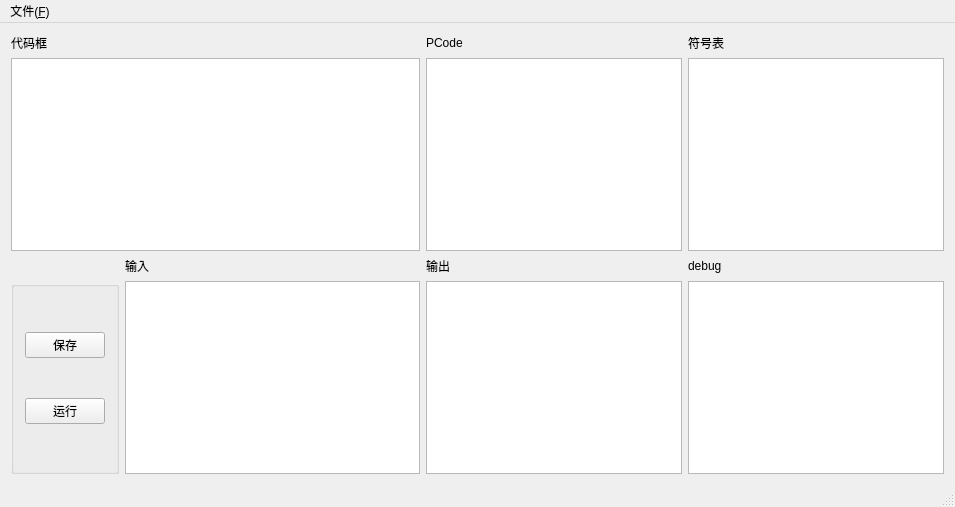
<?xml version="1.0" encoding="UTF-8"?>
<ui version="4.0">
 <class>MainWindow</class>
 <widget class="QMainWindow" name="MainWindow">
  <property name="geometry">
   <rect>
    <x>0</x>
    <y>0</y>
    <width>955</width>
    <height>507</height>
   </rect>
  </property>
  <property name="windowTitle">
   <string>MainWindow</string>
  </property>
  <widget class="QWidget" name="centralWidget">
   <layout class="QGridLayout" name="gridLayout_2">
    <item row="3" column="1">
     <widget class="QTextEdit" name="InputEdit"/>
    </item>
    <item row="0" column="5">
     <widget class="QLabel" name="label_4">
      <property name="text">
       <string>符号表</string>
      </property>
     </widget>
    </item>
    <item row="1" column="0" colspan="2">
     <widget class="QTextEdit" name="CxCode"/>
    </item>
    <item row="3" column="0">
     <widget class="QGroupBox" name="groupBox">
      <property name="title">
       <string/>
      </property>
      <layout class="QGridLayout" name="gridLayout">
       <item row="3" column="0" colspan="2">
        <widget class="QPushButton" name="SaveButton">
         <property name="text">
          <string>保存</string>
         </property>
        </widget>
       </item>
       <item row="6" column="0" colspan="2">
        <widget class="QPushButton" name="BuildButton">
         <property name="text">
          <string>运行</string>
         </property>
        </widget>
       </item>
      </layout>
     </widget>
    </item>
    <item row="3" column="5" colspan="2">
     <widget class="QTextEdit" name="OutputEdit"/>
    </item>
    <item row="0" column="0">
     <widget class="QLabel" name="CxCodeText">
      <property name="text">
       <string>代码框</string>
      </property>
     </widget>
    </item>
    <item row="2" column="1">
     <widget class="QLabel" name="label">
      <property name="text">
       <string>输入</string>
      </property>
     </widget>
    </item>
    <item row="1" column="5" colspan="2">
     <widget class="QTextEdit" name="TableEdit"/>
    </item>
    <item row="3" column="2" colspan="3">
     <widget class="QTextEdit" name="ResultEdit"/>
    </item>
    <item row="0" column="2">
     <widget class="QLabel" name="label_3">
      <property name="text">
       <string>PCode</string>
      </property>
     </widget>
    </item>
    <item row="1" column="2" colspan="3">
     <widget class="QTextEdit" name="PcodeEdit"/>
    </item>
    <item row="2" column="5">
     <widget class="QLabel" name="label_5">
      <property name="text">
       <string>debug</string>
      </property>
     </widget>
    </item>
    <item row="2" column="2">
     <widget class="QLabel" name="label_2">
      <property name="text">
       <string>输出</string>
      </property>
     </widget>
    </item>
   </layout>
  </widget>
  <widget class="QStatusBar" name="statusBar"/>
  <widget class="QMenuBar" name="menuBar">
   <property name="geometry">
    <rect>
     <x>0</x>
     <y>0</y>
     <width>955</width>
     <height>25</height>
    </rect>
   </property>
   <widget class="QMenu" name="menuCXcode_compiler">
    <property name="title">
     <string>文件(&amp;F)</string>
    </property>
    <addaction name="open_action"/>
    <addaction name="save_action"/>
   </widget>
   <addaction name="menuCXcode_compiler"/>
  </widget>
  <action name="action_F">
   <property name="text">
    <string>(F)</string>
   </property>
  </action>
  <action name="open_action">
   <property name="text">
    <string>打开(&amp;O)</string>
   </property>
  </action>
  <action name="save_action">
   <property name="text">
    <string>另存为(&amp;S)</string>
   </property>
  </action>
 </widget>
 <layoutdefault spacing="6" margin="11"/>
 <resources/>
 <connections/>
</ui>
